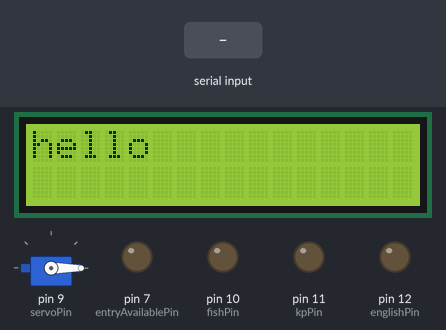
Simulated run of this sketch. Board: Arduino Uno, built with avr-gcc and run on an emulated ATmega328P. Shown: 16×2 character LCD, servo, output pins drawn as LEDs (lit = HIGH). The test bench sets the inputs (shaded band). What the sketch prints to the serial monitor is not drawn.

Above: at 2.2 s.
2.3 s: "30,150\n" received over Serial
At 2.6 s:
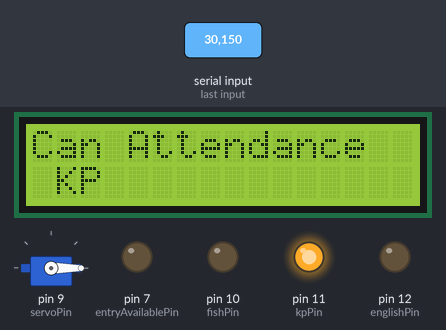
3.8 s: "2" received over the second serial link
At 4.28 s:
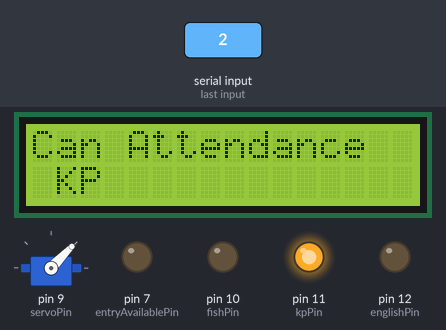
At 5.5 s:
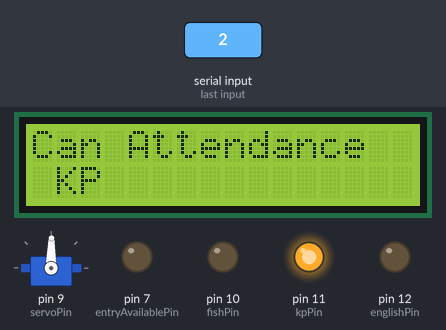
6.8 s: "90,45\n" received over the second serial link
Timing chart, 0 to 11.1 s (numbered marks = the images above; inputs shaded):
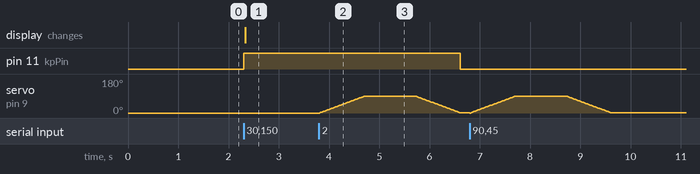

The sketch:

main.ino
```cpp
#include <Arduino.h>
#include <LiquidCrystal_PCF8574.h>
#include <Servo.h>
#include <SoftwareSerial.h>

#define ENTRY_INTERVAL 10000
#define LCD_INTERVAL 100

// declare global variables
char receivedAttendanceList[3] = {'1', '1', '1'};
byte showUpList = 0;              // received camera via BT
unsigned long currentMillis = 0;  // Index for scrolling the LCD
bool waitForAttendanceList = true;
bool requestForShowUpList = true;
// String FirstLine = "Can Attendance";
char FirstLine[] = "Can Attendance";
String attendanceList = " ";
long entryMillis = 0;
byte servoPos = 0;

class Participant {
   public:
    String name;
    int AgreeBtnSt;
    int DisagreeBtnSt;
    bool Showup;
    int resistor;

    Participant() {
        name = "";
        Showup = false;
    }
};

Participant P1, P2, P3;

// declare the pins

byte englishPin = 12;
byte kpPin = 11;
byte fishPin = 10;
byte servoPin = 9;
byte entryAvailablePin = 7;

// declare modules

LiquidCrystal_PCF8574 lcd(0x27);
Servo servo;
SoftwareSerial BTserial(2, 3);  // SoftwareSerial(RX, TX) on arduino board

// declare functions

void checkAttendance();
void getAttendanceList();
void getShowUpListBT();
void showAttendanceList();
void sendShowUpList();
void openGate();
void closeGate();
void getShowUpList();
void test();

void setup() {
    Serial.begin(9600);
    BTserial.begin(38400);

    // init led
    pinMode(12, OUTPUT);
    pinMode(11, OUTPUT);
    pinMode(10, OUTPUT);
    pinMode(7, OUTPUT);
    digitalWrite(12, LOW);
    digitalWrite(11, LOW);
    digitalWrite(10, LOW);
    digitalWrite(7, LOW);

    // init LCD
    lcd.begin(16, 2);
    lcd.setBacklight(255);
    lcd.clear();
    lcd.setCursor(0, 0);
    lcd.print("hello");

    // init servo
    servo.attach(servoPin);
    servo.write(0);
    delay(1000);
    servo.detach();

    // 設定參與者名字
    P1.name = "Eng";
    P2.name = "KP";
    P3.name = "Fish";
    P1.Showup = false, P2.Showup = false, P3.Showup = false;
}

void loop() {
    currentMillis = millis();
    if (waitForAttendanceList) {
        getAttendanceList();
        showAttendanceList();

        // Show the showup list on the LCD
        if (receivedAttendanceList[0] == '1') {
            attendanceList += P1.name + " ";
            receivedAttendanceList[0] == '2';
        }
        if (receivedAttendanceList[1] == '1') {
            attendanceList += P2.name + " ";
            receivedAttendanceList[1] == '2';
        }
        if (receivedAttendanceList[2] == '1') {
            attendanceList += P3.name + " ";
            receivedAttendanceList[2] == '2';
        }
        lcd.clear();
        lcd.setCursor(0, 0);
        lcd.print(String(FirstLine));
        lcd.print(" ");
        lcd.setCursor(0, 1);
        lcd.print(attendanceList);
        lcd.print(" ");

    } else if (!waitForAttendanceList && requestForShowUpList) {
        getShowUpListBT();
        sendShowUpList();
        requestForShowUpList = false;
    }

    delay(1000);
}

void getShowUpListBT() {
    showUpList = 0;  // reset show up list
    int num = 0;

    // get show up list from camera
    while (millis() - currentMillis < ENTRY_INTERVAL) {
        while (BTserial.available() > 0) {
            byte inByte = BTserial.read();
            num = (inByte - '0');
        }

        if (num != 0) {
            showUpList = num;
            checkAttendance();  // open gate and turn on led
        }
        num = 0;
    }
}

/**
 * @brief compare showup list to attendance List, open the gate if they are the same
 *
 */
void checkAttendance() {
    // english come in, condition 4
    if ((showUpList >> 2) % 2 == 1 && receivedAttendanceList[0] == '1') {
        P1.Showup = true;
        openGate();
        delay(1000);
        closeGate();
        digitalWrite(englishPin, LOW);  // turn off led
    }

    // kp come in, condition 2
    if ((showUpList >> 1) % 2 == 1 && receivedAttendanceList[1] == '1') {
        P2.Showup = true;
        openGate();
        delay(1000);
        closeGate();
        digitalWrite(kpPin, LOW);  // turn off led
    }

    // fish come in, condition 1
    if (showUpList % 2 == 1 && receivedAttendanceList[2] == '1') {
        P3.Showup = true;
        openGate();
        delay(1000);
        closeGate();
        digitalWrite(fishPin, LOW);  // turn off led
    }
}

/**
 * @brief send showup list to agent2
 */
void sendShowUpList() {
    char showUpListToSend[4] = "000";

    // english show up
    if (P1.Showup) {
        showUpListToSend[0] = '1';
    } else {
        showUpListToSend[0] = '0';
    }

    // kp show up
    if (P2.Showup) {
        showUpListToSend[1] = '1';
    } else {
        showUpListToSend[1] = '0';
    }

    // fish show up
    if (P3.Showup) {
        showUpListToSend[2] = '1';
    } else {
        showUpListToSend[2] = '0';
    }

    Serial.print(showUpListToSend);
    // lcd.clear();
    // lcd.setCursor(0, 0);
    // lcd.print("Show up list:");
    // lcd.setCursor(0, 1);
    // lcd.print(String(showUpListToSend));


    delay(1000);
}

/**
 * @brief get attendace list from agent2 to agent1
 *
 */
void getAttendanceList() {
    while (waitForAttendanceList) {
        int i = 0;  // Declare i
        if (Serial.available() && i < 3) {
            while (i < 3) {
                char x = Serial.read();

                // to avoid 13 and 10
                if (x == '1' || x == '0') {
                    receivedAttendanceList[i] = x;
                    i++;
                }
            }
            waitForAttendanceList = false;
        }
    }
}

/**
 * @brief show attendance with LED
 */
void showAttendanceList() {
    // english need attendance
    if (receivedAttendanceList[0] == '1') {
        digitalWrite(englishPin, HIGH);
    } else {
        digitalWrite(englishPin, LOW);
    }

    // kp need attendance
    if (receivedAttendanceList[1] == '1') {
        digitalWrite(kpPin, HIGH);
    } else {
        digitalWrite(kpPin, LOW);
    }

    // fish need attendance
    if (receivedAttendanceList[2] == '1') {
        digitalWrite(fishPin, HIGH);
    } else {
        digitalWrite(fishPin, LOW);
    }
}

void openGate() {
    servo.attach(servoPin);
    for (servoPos = 0; servoPos < 90; servoPos += 1) {
        servo.write(servoPos);
        delay(10);
    }
    servo.detach();
}

void closeGate() {
    servo.attach(servoPin);
    for (servoPos = 90; servoPos > 0; servoPos -= 1) {
        servo.write(servoPos);
        delay(10);
    }
    servo.detach();
}

void test() {
    int num = 0;
    int idx = 0;

    // if "49" from python, it gets "4" then "9"
    while (true) {
        while (Serial.available() > 0) {
            byte inByte = Serial.read();
            Serial.println(inByte);
            if (idx == 0) {
                num = (inByte - '0') * 10;
                idx++;
            } else {
                num += (inByte - '0');
            }
            Serial.println(num);        // here num is 49 in INT
            Serial.println((char)num);  // here num is 1 in CHAR
        }
    }
}
```

Measured:
- after the input at 2.3 s, pin 11 (kpPin): LOW → HIGH at once; the display: changes at once (image 1)
- after the input at 3.8 s, pin 11 (kpPin): HIGH → LOW after 2.8 s; servo on pin 9 (servoPin): rises from 0° to 90° in 1.9 s, then falls to 1° in 0.91 s
